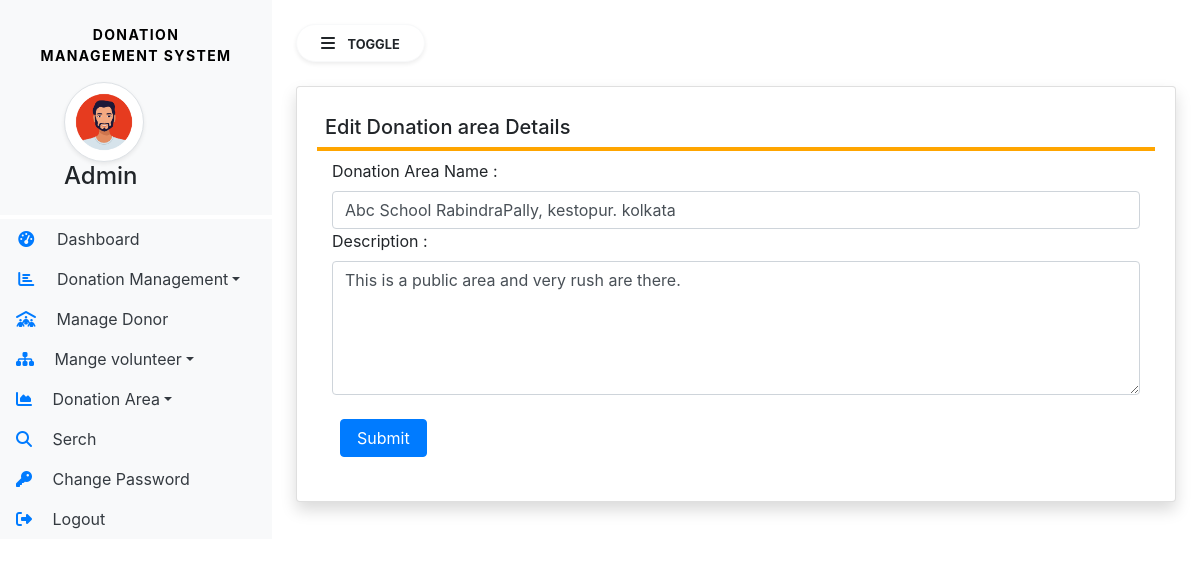
The page /edit_area/2 (signed in) on the database its author committed.
### Donation/models.py (models this page shows, shortened)
class DonationArea(models.Model):
   areaname = models.CharField(max_length=200,null=True)
   description = models.CharField(max_length=300,null = True)
   creationdate = models.DateTimeField(auto_now_add=True)

### Donation/views.py (the view, shortened to what this page needs)
# urls.py: path('edit_area/<int:pid>', views.edit_area, name='edit_area'),
def edit_area(request, pid):
    if not request.user.is_authenticated:
        return redirect('admin_login')
    area = DonationArea.objects.get(id=pid)
    return render(request, 'admin/edit_area.html', locals())

### Donation/templates/admin/edit_area.html (shortened to what this page needs)
{% extends 'admin/admin_sidebar.html' %}
{% block main %}
<div class="card shadow">
    <div class="card-body">
        <h5 class="p-2" style="border-bottom: 4px solid orange;">Edit Donation area Details</h5>
        <div class="container-fluid">
            <form method="post" enctype="multipart/form-data">
                <div class="form-group">
                    <div class="form-row">
                        <div class="col-sm-12">
                            <label>Donation Area Name :</label>
                            <input type="text" name="areaname" class="form-control" placeholder="Donation Area" required value="{{area.areaname}}">
                        </div>
                        <div class="col-sm-12">
                            <label>Description :</label>
                            <textarea name="description" class="form-control" cols="10" rows="5"
                                placeholder="Description" >{{area.description}}</textarea>
                        </div>
                    </div>
                </div>
                <input type="submit" value="Submit" class="btn btn-primary px-3 m-2">
            </form>
        </div>
    </div>
</div>
{% endblock %}

### Donation/static/css/sidebar.css (style rules this page uses)
body { background-color: #426575; min-height:100vh; }

### rows shown on the page
DonationArea: areaname "Abc School RabindraPally, kestopur. kolkata", description "This is a public area and very rush are there."
